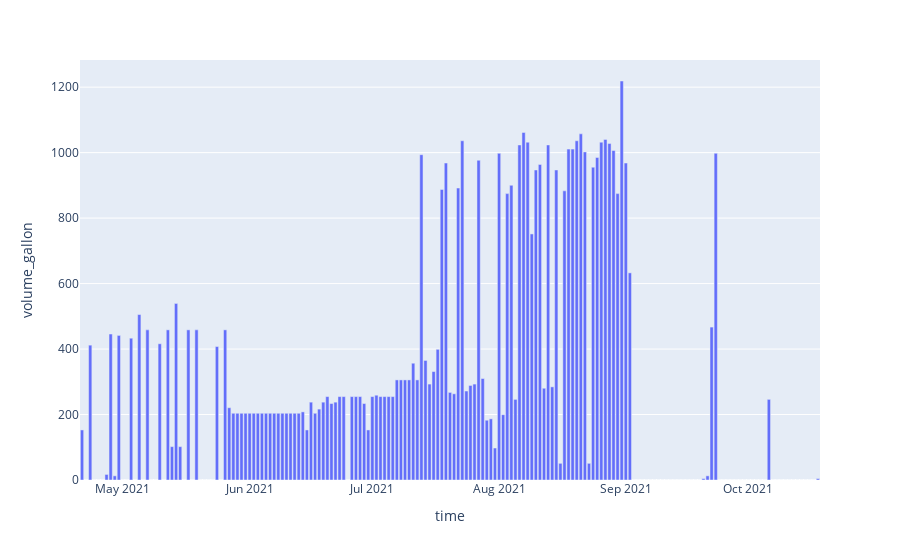

Here is the notebook cell this chart was saved with:
### Code cell
import plotly.express as px
fig = px.bar(irrigation_hourly_ET100, x='time', y='volume_gallon')
fig.show()

### Figure 1 — Plotly figure (JSON) as saved in the notebook; plotly's stock layout.template omitted (floating-point values rounded to 4 significant figures; data arrays with more than 128 entries replaced by an {"elided": "..."} marker saying what was removed)
{"data": [{"alignmentgroup": "True", "hovertemplate": "time=%{x}<br>volume_gallon=%{y}<extra></extra>", "legendgroup": "", "marker": {"color": "#636efa", "pattern": {"shape": ""}}, "name": "", "offsetgroup": "", "orientation": "v", "showlegend": false, "textposition": "auto", "type": "bar", "x": {"elided": "181 str values"}, "xaxis": "x", "y": {"elided": "181 float values"}, "yaxis": "y"}], "layout": {"autosize": true, "barmode": "relative", "legend": {"tracegroupgap": 0}, "margin": {"t": 60}, "xaxis": {"anchor": "y", "autorange": true, "domain": [0, 1], "range": ["2021-04-20 12:00", "2021-10-18 12:00"], "title": {"text": "time"}, "type": "date"}, "yaxis": {"anchor": "x", "autorange": true, "domain": [0, 1], "range": [0, 1283.0], "title": {"text": "volume_gallon"}, "type": "linear"}}}
